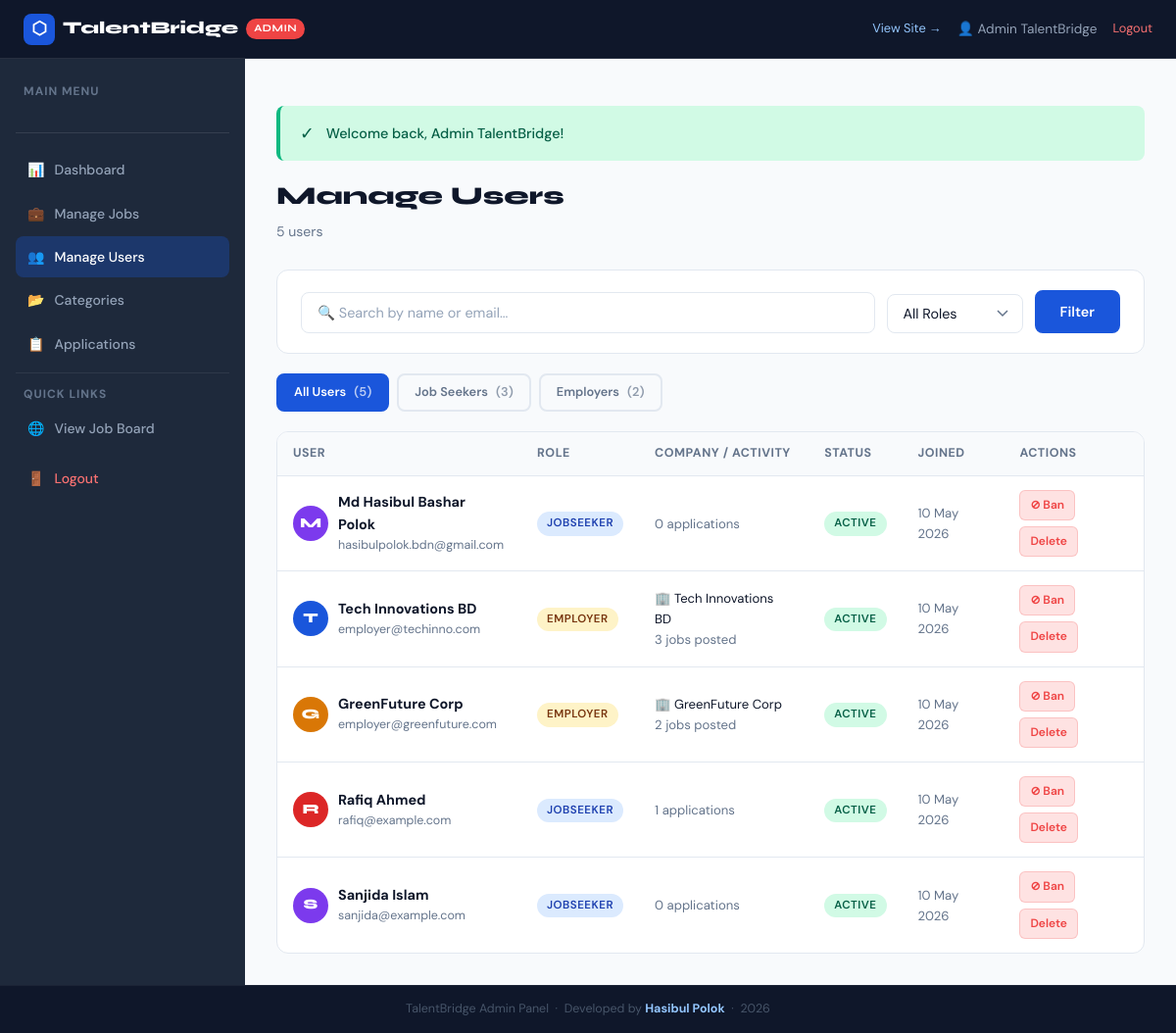
Before: /admin/users.php (signed in) with the older database file.
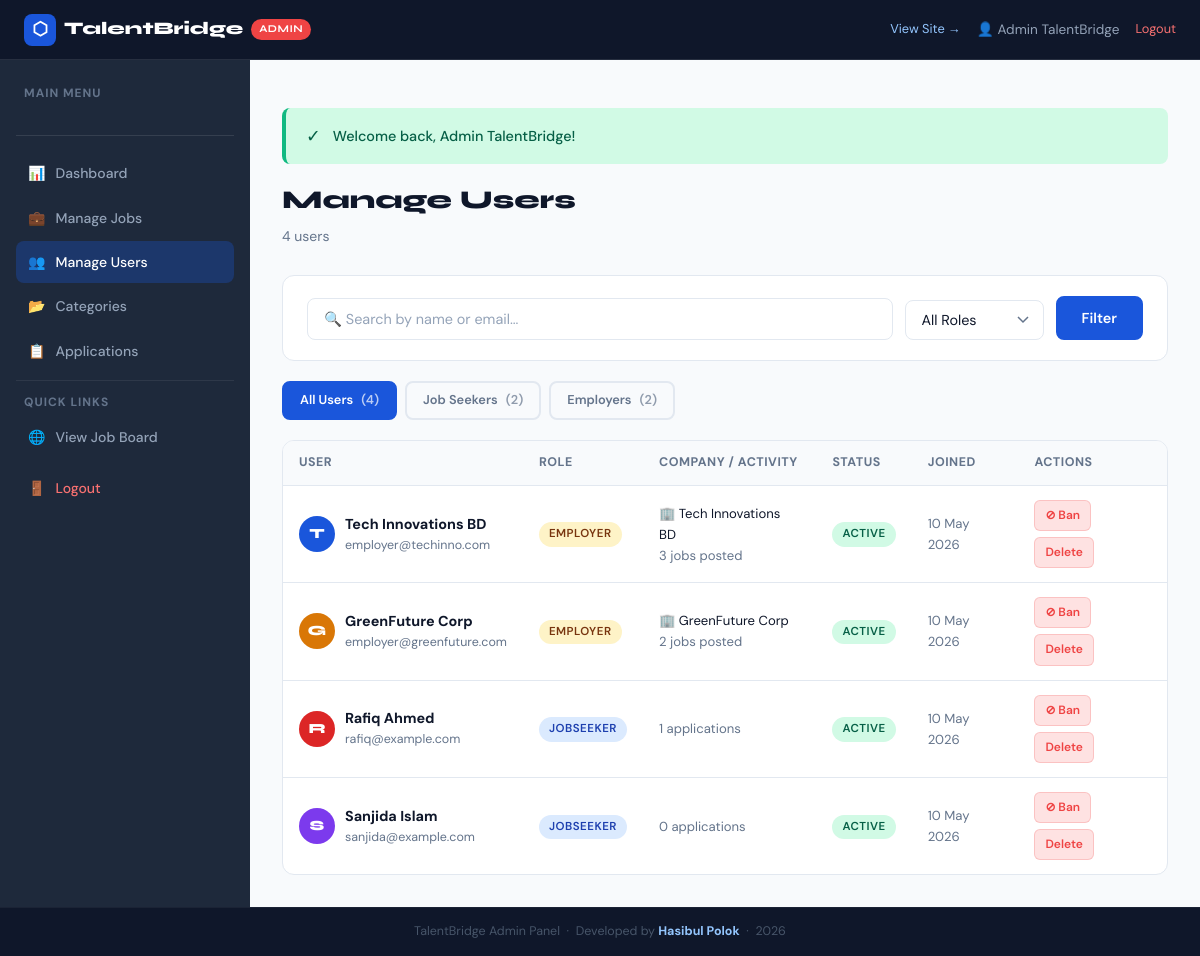
After: the same page with the newer database file.
### tables this page shows
CREATE TABLE users (
    id         INT AUTO_INCREMENT PRIMARY KEY,
    name       VARCHAR(150) NOT NULL,
    email      VARCHAR(150) NOT NULL UNIQUE,
    password   VARCHAR(255) NOT NULL,
    role       ENUM('jobseeker','employer','admin') NOT NULL DEFAULT 'jobseeker',
    status     ENUM('active','inactive','banned')   NOT NULL DEFAULT 'active',
    created_at TIMESTAMP DEFAULT CURRENT_TIMESTAMP,
    updated_at TIMESTAMP DEFAULT CURRENT_TIMESTAMP ON UPDATE CURRENT_TIMESTAMP
);

### admin/users.php (the view, shortened to what this page needs)
<?php
require_once '../includes/functions.php';
$pdo = getDB();
$roleFilter   = $_GET['role'] ?? '';
$searchFilter = trim($_GET['q'] ?? '');
$page         = max(1, intval($_GET['page'] ?? 1));
$perPage      = 20;
$where  = ["u.role != 'admin'"];
$params = [];
$whereClause = implode(' AND ', $where);
$countStmt = $pdo->prepare("SELECT COUNT(*) FROM users u WHERE $whereClause");
$countStmt->execute($params);
$total      = $countStmt->fetchColumn();
$offset     = ($page - 1) * $perPage;
$stmt = $pdo->prepare("
    SELECT u.*,
        (SELECT profile_photo FROM user_profiles WHERE user_id = u.id LIMIT 1) AS profile_photo,
        (SELECT COUNT(*) FROM applications WHERE user_id = u.id) AS app_count,
        (SELECT COUNT(*) FROM jobs WHERE employer_id = u.id) AS job_count,
        (SELECT name FROM companies WHERE user_id = u.id LIMIT 1) AS company_name
    FROM users u
    WHERE $whereClause
    ORDER BY u.created_at DESC
    LIMIT $perPage OFFSET $offset
");
$stmt->execute($params);
$users = $stmt->fetchAll();
$csrf    = generateCSRF();
?>
<?php require_once '../admin/header.php'; ?>
<div class="dash-header">
    <h1 class="dash-title">Manage Users</h1>
    <p class="dash-subtitle"><?= number_format($total) ?> user<?= $total != 1 ? 's' : '' ?></p>
</div>
<div class="filter-bar" style="margin-bottom:20px;">
    <form method="GET" style="display:flex;gap:12px;flex-wrap:wrap;align-items:flex-end;">
        <div class="form-group" style="margin:0;flex:1;min-width:200px;">
            <input type="text" name="q" class="form-control" placeholder="🔍 Search by name or email..." value="<?= e($searchFilter) ?>">
        </div>
        <div class="form-group" style="margin:0;">
            <select name="role" class="form-control form-select">
                <option value="">All Roles</option>
            </select>
        </div>
        <button type="submit" class="btn btn-primary">Filter</button>
    </form>
</div>
<div style="display:flex;gap:8px;flex-wrap:wrap;margin-bottom:20px;">
    <?php
    $roleCounts = [
        ''           => $pdo->query("SELECT COUNT(*) FROM users WHERE role != 'admin'")->fetchColumn(),
        'jobseeker'  => $pdo->query("SELECT COUNT(*) FROM users WHERE role = 'jobseeker'")->fetchColumn(),
        'employer'   => $pdo->query("SELECT COUNT(*) FROM users WHERE role = 'employer'")->fetchColumn(),
    ];
    foreach (['' => 'All Users', 'jobseeker' => 'Job Seekers', 'employer' => 'Employers'] as $val => $label):
    ?>
    <a href="<?= BASE_URL ?>/admin/users.php<?= $val ? '?role=' . $val : '' ?>"
       class="btn btn-sm <?= $roleFilter === $val ? 'btn-primary' : 'btn-ghost' ?>">
        <?= $label ?> <span style="opacity:0.7;">(<?= $roleCounts[$val] ?>)</span>
    </a>
    <?php endforeach; ?>
</div>
<div class="table-wrap">
    <?php if ($users): ?>
    <table>
        <thead>
            <tr>
                <th>User</th>
                <th>Role</th>
                <th>Company / Activity</th>
                <th>Status</th>
                <th>Joined</th>
                <th>Actions</th>
            </tr>
        </thead>
        <tbody>
            <?php foreach ($users as $user): ?>
            <tr style="<?= $user['status'] === 'banned' ? 'opacity:0.6;' : '' ?>">
                <td>
                    <div style="display:flex;align-items:center;gap:10px;">
                        <?= renderAvatar($user['name'], $user['profile_photo'] ?? null, 36) ?>
                        <div>
                            <div style="font-weight:700;font-size:0.9rem;"><?= e($user['name']) ?></div>
                            <div style="font-size:0.78rem;color:var(--mid);"><?= e($user['email']) ?></div>
                        </div>
                    </div>
                </td>
                <td>
                    <span class="badge <?= $user['role'] === 'employer' ? 'badge-warning' : 'badge-info' ?>">
                        <?= ucfirst($user['role']) ?>
                    </span>
                </td>
                <td style="font-size:0.82rem;">
                    <?php if ($user['role'] === 'employer'): ?>
                        <div><?= $user['company_name'] ? '🏢 ' . e($user['company_name']) : '<em style="color:var(--mid);">No company</em>' ?></div>
                        <div style="color:var(--mid);"><?= $user['job_count'] ?> jobs posted</div>
                    <?php else: ?>
                        <div style="color:var(--mid);"><?= $user['app_count'] ?> applications</div>
                    <?php endif; ?>
                </td>
                <td><?= statusBadge($user['status']) ?></td>
                <td style="font-size:0.82rem;color:var(--mid);"><?= formatDate($user['created_at'], 'd M Y') ?></td>
                <td>
                    <div class="table-actions">
                        <a href="<?= BASE_URL ?>/admin/users.php?ban=<?= $user['id'] ?>&csrf=<?= $csrf ?>"
                           class="action-btn <?= $user['status'] === 'banned' ? 'view' : 'delete' ?>"
                           data-confirm="<?= $user['status'] === 'banned' ? 'Unban this user?' : 'Ban this user?' ?>">
                            <?= $user['status'] === 'banned' ? '✓ Unban' : '⊘ Ban' ?>
                        </a>
                        <a href="<?= BASE_URL ?>/admin/users.php?delete=<?= $user['id'] ?>&csrf=<?= $csrf ?>"
                           class="action-btn delete"
                           data-confirm="Permanently delete this user? This cannot be undone.">Delete</a>
                    </div>
                </td>
            </tr>
            <?php endforeach; ?>
        </tbody>
    </table>
    <?php endif; ?>
</div>
<?php require_once '../admin/footer.php'; ?>

### admin/header.php (shortened to what this page needs)
<?php
$currentUser = currentUser();
$currentFile = basename($_SERVER['PHP_SELF']);
function isAdminActive($file) {
    global $currentFile;
    return $currentFile === $file ? 'active' : '';
}
?>
<!DOCTYPE html>
<html lang="en">
<head>
    <link rel="stylesheet" href="<?= BASE_URL ?>/assets/css/style.css">
</head>
<body>
<div class="admin-topbar">
    <a href="<?= BASE_URL ?>/admin/dashboard.php" class="brand">
        <span style="width:32px;height:32px;background:var(--primary);border-radius:8px;display:flex;align-items:center;justify-content:center;font-size:18px;">⬡</span>
        TalentBridge
        <span class="brand-badge">Admin</span>
    </a>
    <div class="topbar-right">
        <a href="<?= BASE_URL ?>/index.php" target="_blank" class="topbar-logout" style="color:#93c5fd;">View Site →</a>
        <span class="topbar-user">👤 <?= e($currentUser['name'] ?? 'Admin') ?></span>
        <a href="<?= BASE_URL ?>/auth/logout.php" class="topbar-logout">Logout</a>
    </div>
</div>
<div class="admin-layout">
    <div class="admin-sidebar">
        <div style="padding:0 8px 20px;border-bottom:1px solid rgba(255,255,255,0.1);margin-bottom:16px;">
            <div style="font-size:0.75rem;color:#64748b;letter-spacing:1px;text-transform:uppercase;font-weight:700;margin-bottom:12px;">Main Menu</div>
        </div>
        <a href="<?= BASE_URL ?>/admin/dashboard.php" class="<?= isAdminActive('dashboard.php') ?>">
            <span>📊</span> Dashboard
        </a>
        <a href="<?= BASE_URL ?>/admin/jobs.php" class="<?= isAdminActive('jobs.php') ?>">
            <span>💼</span> Manage Jobs
        </a>
        <a href="<?= BASE_URL ?>/admin/users.php" class="<?= isAdminActive('users.php') ?>">
            <span>👥</span> Manage Users
        </a>
        <a href="<?= BASE_URL ?>/admin/categories.php" class="<?= isAdminActive('categories.php') ?>">
            <span>📂</span> Categories
        </a>
        <a href="<?= BASE_URL ?>/admin/applications.php" class="<?= isAdminActive('applications.php') ?>">
            <span>📋</span> Applications
        </a>
        <div style="padding:12px 8px 4px;margin-top:8px;border-top:1px solid rgba(255,255,255,0.07);">
            <div style="font-size:0.75rem;color:#64748b;letter-spacing:1px;text-transform:uppercase;font-weight:700;">Quick Links</div>
        </div>
        <a href="<?= BASE_URL ?>/jobs.php" target="_blank"><span>🌐</span> View Job Board</a>
        <a href="<?= BASE_URL ?>/auth/logout.php" style="color:#f87171;margin-top:8px;"><span>🚪</span> Logout</a>
    </div>
    <div class="admin-main">
        <?php displayFlash(); ?>

### includes/functions.php (shortened to what this page needs)
<?php
function e($string) {
    return htmlspecialchars($string ?? '', ENT_QUOTES, 'UTF-8');
}
function currentUser() {
    return $_SESSION['user'] ?? null;
}
function getFlash() {
    if (isset($_SESSION['flash'])) {
        $flash = $_SESSION['flash'];
        return $flash;
    }
    return null;
}
function displayFlash() {
    $flash = getFlash();
    if ($flash) {
        $type = $flash['type'];
        $msg = e($flash['message']);
        $icons = ['success' => '✓', 'error' => '✕', 'warning' => '⚠', 'info' => 'ℹ'];
        $icon = $icons[$type] ?? 'ℹ';
        echo "<div class='flash flash-{$type}'><span class='flash-icon'>{$icon}</span>{$msg}</div>";
    }
}
function formatDate($date, $format = 'd M Y') {
    return date($format, strtotime($date));
}
function getPhotoUrl($photoFile) {
    return null;
}
function renderAvatar($name, $photoFile = null, $size = 48, $extraStyle = '') {
    $photoUrl = getPhotoUrl($photoFile);
    $initials  = strtoupper(substr(trim($name ?: 'U'), 0, 1));
    $palette   = ['#1a56db','#7c3aed','#db2777','#059669','#d97706','#dc2626','#0891b2','#9333ea'];
    $bg        = $palette[abs(crc32($name)) % count($palette)];
    return '<div style="width:' . $size . 'px;height:' . $size . 'px;border-radius:50%;
                background:' . $bg . ';color:white;display:flex;align-items:center;
                justify-content:center;font-family:var(--font-display);font-weight:800;
                font-size:' . round($size * 0.38) . 'px;flex-shrink:0;' . $extraStyle . '">'
           . $initials . '</div>';
}
function generateCSRF() {
    return $_SESSION['csrf_token'];
}
function statusBadge($status) {
    $colors = [
        'pending'     => 'badge-warning',
        'approved'    => 'badge-success',
        'rejected'    => 'badge-danger',
        'active'      => 'badge-success',
        'closed'      => 'badge-secondary',
        'draft'       => 'badge-secondary',
        'reviewed'    => 'badge-info',
        'shortlisted' => 'badge-primary',
        'interviewed' => 'badge-info',
        'hired'       => 'badge-success',
    ];
    $class = $colors[$status] ?? 'badge-secondary';
    return '<span class="badge ' . $class . '">' . ucfirst($status) . '</span>';
}
?>

### admin/footer.php (shortened to what this page needs)
    </div>
</div>
<footer style="background:var(--dark);color:#475569;text-align:center;padding:14px;font-size:0.78rem;border-top:1px solid rgba(255,255,255,0.05);">
    TalentBridge Admin Panel &nbsp;·&nbsp; Developed by <strong style="color:#93c5fd;">Hasibul Polok</strong> &nbsp;·&nbsp; <?= date('Y') ?>
</footer>
</body>
</html>

### admin/header.php (style rules this page uses)
body { padding-top: 0; }
.admin-topbar { background: var(--dark); color: white; height: 60px; display: flex; align-items: center; padding: 0 24px; position: sticky; top: 0; z-index: 1000; border-bottom: 1px solid rgba(255,255,255,0.1); }
.admin-topbar .brand { font-family: var(--font-display); font-weight: 800; font-size: 1.1rem; color: white; text-decoration: none; display: flex; align-items: center; gap: 8px; }
.admin-topbar .brand-badge { background: var(--danger); color: white; font-size: 0.65rem; font-weight: 700; padding: 2px 8px; border-radius: 50px; letter-spacing: 0.5px; text-transform: uppercase; }
.admin-topbar .topbar-right { margin-left: auto; display: flex; align-items: center; gap: 16px; }
.admin-topbar .topbar-user { font-size: 0.85rem; color: #94a3b8; }
.admin-topbar .topbar-logout { font-size: 0.8rem; color: #f87171; text-decoration: none; }

Changed rows visible on the page:
removed users: name "M", name "Md Hasibul Bashar Polok", email "hasibulpolok.bdn@gmail.com", role "JOBSEEKER", app_count "0", status "ACTIVE", created_at "10 May 2026", shows "⊘ Ban"
Other visible differences:
$total: "5" → "4"
new list line: "All Users ( 4 )"
new list line: "Job Seekers ( 2 )"
list line gone: "All Users ( 5 )"
list line gone: "Job Seekers ( 3 )"
